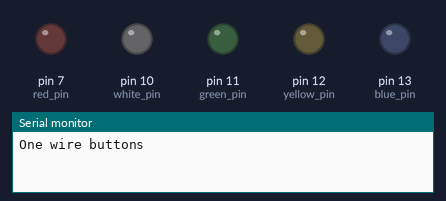
The sketch below on a simulated Arduino Uno, built with avr-gcc and run on an emulated ATmega328P. On the bench: output pins drawn as LEDs (lit = HIGH), the last lines printed to the serial monitor.

Above: at 0.1 s.
At 0.6 s:
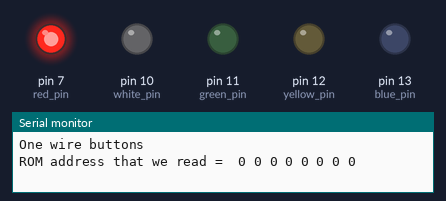
Timing chart, 0 to 2.1 s (numbered marks = the images above):
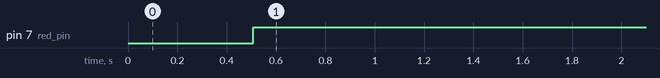

The sketch:

04_Onewire_ibutton.ino
```cpp
#include <OneWire.h>            //One wire library we will use this

// 1W data line is here
#define ONE_WIRE_BUS 2

#define blue_pin 13
#define yellow_pin 12
#define green_pin 11
#define white_pin 10
#define red_pin 7

byte active_pin;

// create an object that is responsible for the 1W line
OneWire oneWire(ONE_WIRE_BUS);

uint8_t presence_pulse;
uint8_t rom_address[8];
uint8_t blue_data[8] = {0x01,0x68,0xD2,0x36,0x01,0x00,0x00,0x68};
uint8_t yellow_data[8] = {0x01,0x5A,0x65,0xC2,0x01,0x00,0x00,0x8A};
uint8_t green_data[8] = {0x01,0x1C,0xDF,0xC2,0x01,0x00,0x00,0xBF};
uint8_t black_data[8] = {0x01,0xC1,0xF9,0xBC,0x01,0x00,0x00,0xE8};

uint8_t found;

void setup()
{
  pinMode(blue_pin, OUTPUT);
  pinMode(yellow_pin, OUTPUT);
  pinMode(green_pin, OUTPUT);
  pinMode(white_pin, OUTPUT);
  pinMode(red_pin, OUTPUT);

  digitalWrite(blue_pin,0);
  digitalWrite(yellow_pin,0);
  digitalWrite(green_pin,0);
  digitalWrite(white_pin,0);
  digitalWrite(red_pin,0);

  //9600 baud serial comm
  Serial.begin(9600);
  Serial.println("One wire buttons");
}

void compare_addresses()
{

byte i;
bool match_blue;
bool match_yellow;
bool match_green;
bool match_black;

match_blue = true;
match_yellow = true;
match_green = true;
match_black = true;

for(i=0;i<8;i++)
        {
          if (rom_address[i]!=blue_data[i]) match_blue = false;
          if (rom_address[i]!=yellow_data[i]) match_yellow = false;
          if (rom_address[i]!=green_data[i]) match_green = false;
          if (rom_address[i]!=black_data[i]) match_black = false;
        }

digitalWrite(active_pin,0);

active_pin = red_pin;
if (match_blue) active_pin = blue_pin;
if (match_yellow) active_pin = yellow_pin;
if (match_green) active_pin = green_pin;
if (match_black) active_pin = white_pin;
digitalWrite(active_pin,1);

}


void loop()
{
  byte i;

  //Serial.println("1W Communication START");
  //FIRST STEP: send a RESET pulse
  //everyone will answer this
  //if there was at least one answer we will see presence_pulse==1

  presence_pulse = oneWire.reset();


  //Serial.print("After RESET we got a presence pulse : ");
  //if (presence_pulse==1) Serial.println("Yes");
  //else          Serial.println("No");

  delay(500);


  //SECOND STEP: addressing (ROM command)
  //only use one of the listed possibilities only comment out one

  //READ ROM command (to read rom we need to sent this: 0x33)
  //we can only use this if there is just ome device
  //and we want to read its address


   if (presence_pulse==1)
   {
      oneWire.write(0x33);
      //Serial.println("READ ROM command 0x33");
      Serial.print("ROM address that we read = ");
      for(i=0;i<8;i++)
        {
          rom_address[i] = oneWire.read();
          Serial.print(" ");
          Serial.print(rom_address[i], HEX);
        }
      Serial.println();

      compare_addresses();
      delay(500);
   }

    delay(500);

}
```

Measured:
- by itself, pin 7 (red_pin): LOW → HIGH at 0.51 s
